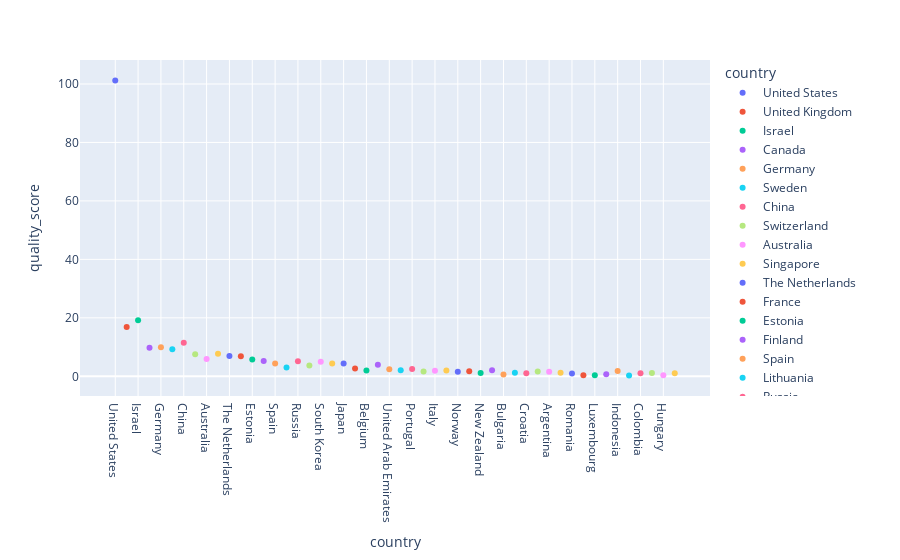

Here is the notebook cell this chart was saved with:
### Code cell
# ניתן לראות באופן מובהק כי ארה"ב נמצאת מעל כולם בכל המדדים עד כה וכאן בפרט   
df1=df.head(50)
fig = px.scatter(df1, x='country', y='quality_score',color='country')
fig.show()

### Figure 1 — Plotly figure (JSON) as saved in the notebook; plotly's stock layout.template omitted (floating-point values rounded to 4 significant figures)
{"data": [{"hovertemplate": "country=%{x}<br>quality_score=%{y}<extra></extra>", "legendgroup": "United States", "marker": {"color": "#636efa", "symbol": "circle"}, "mode": "markers", "name": "United States", "orientation": "v", "showlegend": true, "type": "scatter", "x": ["United States"], "xaxis": "x", "y": [101.2], "yaxis": "y"}, {"hovertemplate": "country=%{x}<br>quality_score=%{y}<extra></extra>", "legendgroup": "United Kingdom", "marker": {"color": "#EF553B", "symbol": "circle"}, "mode": "markers", "name": "United Kingdom", "orientation": "v", "showlegend": true, "type": "scatter", "x": ["United Kingdom"], "xaxis": "x", "y": [16.86], "yaxis": "y"}, {"hovertemplate": "country=%{x}<br>quality_score=%{y}<extra></extra>", "legendgroup": "Israel", "marker": {"color": "#00cc96", "symbol": "circle"}, "mode": "markers", "name": "Israel", "orientation": "v", "showlegend": true, "type": "scatter", "x": ["Israel"], "xaxis": "x", "y": [19.14], "yaxis": "y"}, {"hovertemplate": "country=%{x}<br>quality_score=%{y}<extra></extra>", "legendgroup": "Canada", "marker": {"color": "#ab63fa", "symbol": "circle"}, "mode": "markers", "name": "Canada", "orientation": "v", "showlegend": true, "type": "scatter", "x": ["Canada"], "xaxis": "x", "y": [9.75], "yaxis": "y"}, {"hovertemplate": "country=%{x}<br>quality_score=%{y}<extra></extra>", "legendgroup": "Germany", "marker": {"color": "#FFA15A", "symbol": "circle"}, "mode": "markers", "name": "Germany", "orientation": "v", "showlegend": true, "type": "scatter", "x": ["Germany"], "xaxis": "x", "y": [9.93], "yaxis": "y"}, {"hovertemplate": "country=%{x}<br>quality_score=%{y}<extra></extra>", "legendgroup": "Sweden", "marker": {"color": "#19d3f3", "symbol": "circle"}, "mode": "markers", "name": "Sweden", "orientation": "v", "showlegend": true, "type": "scatter", "x": ["Sweden"], "xaxis": "x", "y": [9.24], "yaxis": "y"}, {"hovertemplate": "country=%{x}<br>quality_score=%{y}<extra></extra>", "legendgroup": "China", "marker": {"color": "#FF6692", "symbol": "circle"}, "mode": "markers", "name": "China", "orientation": "v", "showlegend": true, "type": "scatter", "x": ["China"], "xaxis": "x", "y": [11.46], "yaxis": "y"}, {"hovertemplate": "country=%{x}<br>quality_score=%{y}<extra></extra>", "legendgroup": "Switzerland", "marker": {"color": "#B6E880", "symbol": "circle"}, "mode": "markers", "name": "Switzerland", "orientation": "v", "showlegend": true, "type": "scatter", "x": ["Switzerland"], "xaxis": "x", "y": [7.58], "yaxis": "y"}, {"hovertemplate": "country=%{x}<br>quality_score=%{y}<extra></extra>", "legendgroup": "Australia", "marker": {"color": "#FF97FF", "symbol": "circle"}, "mode": "markers", "name": "Australia", "orientation": "v", "showlegend": true, "type": "scatter", "x": ["Australia"], "xaxis": "x", "y": [5.88], "yaxis": "y"}, {"hovertemplate": "country=%{x}<br>quality_score=%{y}<extra></extra>", "legendgroup": "Singapore", "marker": {"color": "#FECB52", "symbol": "circle"}, "mode": "markers", "name": "Singapore", "orientation": "v", "showlegend": true, "type": "scatter", "x": ["Singapore"], "xaxis": "x", "y": [7.69], "yaxis": "y"}, {"hovertemplate": "country=%{x}<br>quality_score=%{y}<extra></extra>", "legendgroup": "The Netherlands", "marker": {"color": "#636efa", "symbol": "circle"}, "mode": "markers", "name": "The Netherlands", "orientation": "v", "showlegend": true, "type": "scatter", "x": ["The Netherlands"], "xaxis": "x", "y": [6.96], "yaxis": "y"}, {"hovertemplate": "country=%{x}<br>quality_score=%{y}<extra></extra>", "legendgroup": "France", "marker": {"color": "#EF553B", "symbol": "circle"}, "mode": "markers", "name": "France", "orientation": "v", "showlegend": true, "type": "scatter", "x": ["France"], "xaxis": "x", "y": [6.85], "yaxis": "y"}, {"hovertemplate": "country=%{x}<br>quality_score=%{y}<extra></extra>", "legendgroup": "Estonia", "marker": {"color": "#00cc96", "symbol": "circle"}, "mode": "markers", "name": "Estonia", "orientation": "v", "showlegend": true, "type": "scatter", "x": ["Estonia"], "xaxis": "x", "y": [5.77], "yaxis": "y"}, {"hovertemplate": "country=%{x}<br>quality_score=%{y}<extra></extra>", "legendgroup": "Finland", "marker": {"color": "#ab63fa", "symbol": "circle"}, "mode": "markers", "name": "Finland", "orientation": "v", "showlegend": true, "type": "scatter", "x": ["Finland"], "xaxis": "x", "y": [5.26], "yaxis": "y"}, {"hovertemplate": "country=%{x}<br>quality_score=%{y}<extra></extra>", "legendgroup": "Spain", "marker": {"color": "#FFA15A", "symbol": "circle"}, "mode": "markers", "name": "Spain", "orientation": "v", "showlegend": true, "type": "scatter", "x": ["Spain"], "xaxis": "x", "y": [4.35], "yaxis": "y"}, {"hovertemplate": "country=%{x}<br>quality_score=%{y}<extra></extra>", "legendgroup": "Lithuania", "marker": {"color": "#19d3f3", "symbol": "circle"}, "mode": "markers", "name": "Lithuania", "orientation": "v", "showlegend": true, "type": "scatter", "x": ["Lithuania"], "xaxis": "x", "y": [2.98], "yaxis": "y"}, {"hovertemplate": "country=%{x}<br>quality_score=%{y}<extra></extra>", "legendgroup": "Russia", "marker": {"color": "#FF6692", "symbol": "circle"}, "mode": "markers", "name": "Russia", "orientation": "v", "showlegend": true, "type": "scatter", "x": ["Russia"], "xaxis": "x", "y": [5.14], "yaxis": "y"}, {"hovertemplate": "country=%{x}<br>quality_score=%{y}<extra></extra>", "legendgroup": "Ireland", "marker": {"color": "#B6E880", "symbol": "circle"}, "mode": "markers", "name": "Ireland", "orientation": "v", "showlegend": true, "type": "scatter", "x": ["Ireland"], "xaxis": "x", "y": [3.68], "yaxis": "y"}, {"hovertemplate": "country=%{x}<br>quality_score=%{y}<extra></extra>", "legendgroup": "South Korea", "marker": {"color": "#FF97FF", "symbol": "circle"}, "mode": "markers", "name": "South Korea", "orientation": "v", "showlegend": true, "type": "scatter", "x": ["South Korea"], "xaxis": "x", "y": [4.96], "yaxis": "y"}, {"hovertemplate": "country=%{x}<br>quality_score=%{y}<extra></extra>", "legendgroup": "India", "marker": {"color": "#FECB52", "symbol": "circle"}, "mode": "markers", "name": "India", "orientation": "v", "showlegend": true, "type": "scatter", "x": ["India"], "xaxis": "x", "y": [4.4], "yaxis": "y"}, {"hovertemplate": "country=%{x}<br>quality_score=%{y}<extra></extra>", "legendgroup": "Japan", "marker": {"color": "#636efa", "symbol": "circle"}, "mode": "markers", "name": "Japan", "orientation": "v", "showlegend": true, "type": "scatter", "x": ["Japan"], "xaxis": "x", "y": [4.42], "yaxis": "y"}, {"hovertemplate": "country=%{x}<br>quality_score=%{y}<extra></extra>", "legendgroup": "Denmark", "marker": {"color": "#EF553B", "symbol": "circle"}, "mode": "markers", "name": "Denmark", "orientation": "v", "showlegend": true, "type": "scatter", "x": ["Denmark"], "xaxis": "x", "y": [2.68], "yaxis": "y"}, {"hovertemplate": "country=%{x}<br>quality_score=%{y}<extra></extra>", "legendgroup": "Belgium", "marker": {"color": "#00cc96", "symbol": "circle"}, "mode": "markers", "name": "Belgium", "orientation": "v", "showlegend": true, "type": "scatter", "x": ["Belgium"], "xaxis": "x", "y": [1.98], "yaxis": "y"}, {"hovertemplate": "country=%{x}<br>quality_score=%{y}<extra></extra>", "legendgroup": "Brazil", "marker": {"color": "#ab63fa", "symbol": "circle"}, "mode": "markers", "name": "Brazil", "orientation": "v", "showlegend": true, "type": "scatter", "x": ["Brazil"], "xaxis": "x", "y": [3.99], "yaxis": "y"}, {"hovertemplate": "country=%{x}<br>quality_score=%{y}<extra></extra>", "legendgroup": "United Arab Emirates", "marker": {"color": "#FFA15A", "symbol": "circle"}, "mode": "markers", "name": "United Arab Emirates", "orientation": "v", "showlegend": true, "type": "scatter", "x": ["United Arab Emirates"], "xaxis": "x", "y": [2.42], "yaxis": "y"}, {"hovertemplate": "country=%{x}<br>quality_score=%{y}<extra></extra>", "legendgroup": "Taiwan", "marker": {"color": "#19d3f3", "symbol": "circle"}, "mode": "markers", "name": "Taiwan", "orientation": "v", "showlegend": true, "type": "scatter", "x": ["Taiwan"], "xaxis": "x", "y": [2.09], "yaxis": "y"}, {"hovertemplate": "country=%{x}<br>quality_score=%{y}<extra></extra>", "legendgroup": "Portugal", "marker": {"color": "#FF6692", "symbol": "circle"}, "mode": "markers", "name": "Portugal", "orientation": "v", "showlegend": true, "type": "scatter", "x": ["Portugal"], "xaxis": "x", "y": [2.53], "yaxis": "y"}, {"hovertemplate": "country=%{x}<br>quality_score=%{y}<extra></extra>", "legendgroup": "Austria", "marker": {"color": "#B6E880", "symbol": "circle"}, "mode": "markers", "name": "Austria", "orientation": "v", "showlegend": true, "type": "scatter", "x": ["Austria"], "xaxis": "x", "y": [1.67], "yaxis": "y"}, {"hovertemplate": "country=%{x}<br>quality_score=%{y}<extra></extra>", "legendgroup": "Italy", "marker": {"color": "#FF97FF", "symbol": "circle"}, "mode": "markers", "name": "Italy", "orientation": "v", "showlegend": true, "type": "scatter", "x": ["Italy"], "xaxis": "x", "y": [1.87], "yaxis": "y"}, {"hovertemplate": "country=%{x}<br>quality_score=%{y}<extra></extra>", "legendgroup": "Poland", "marker": {"color": "#FECB52", "symbol": "circle"}, "mode": "markers", "name": "Poland", "orientation": "v", "showlegend": true, "type": "scatter", "x": ["Poland"], "xaxis": "x", "y": [1.95], "yaxis": "y"}, {"hovertemplate": "country=%{x}<br>quality_score=%{y}<extra></extra>", "legendgroup": "Norway", "marker": {"color": "#636efa", "symbol": "circle"}, "mode": "markers", "name": "Norway", "orientation": "v", "showlegend": true, "type": "scatter", "x": ["Norway"], "xaxis": "x", "y": [1.57], "yaxis": "y"}, {"hovertemplate": "country=%{x}<br>quality_score=%{y}<extra></extra>", "legendgroup": "Czechia", "marker": {"color": "#EF553B", "symbol": "circle"}, "mode": "markers", "name": "Czechia", "orientation": "v", "showlegend": true, "type": "scatter", "x": ["Czechia"], "xaxis": "x", "y": [1.72], "yaxis": "y"}, {"hovertemplate": "country=%{x}<br>quality_score=%{y}<extra></extra>", "legendgroup": "New Zealand", "marker": {"color": "#00cc96", "symbol": "circle"}, "mode": "markers", "name": "New Zealand", "orientation": "v", "showlegend": true, "type": "scatter", "x": ["New Zealand"], "xaxis": "x", "y": [1.12], "yaxis": "y"}, {"hovertemplate": "country=%{x}<br>quality_score=%{y}<extra></extra>", "legendgroup": "Ukraine", "marker": {"color": "#ab63fa", "symbol": "circle"}, "mode": "markers", "name": "Ukraine", "orientation": "v", "showlegend": true, "type": "scatter", "x": ["Ukraine"], "xaxis": "x", "y": [2.09], "yaxis": "y"}, {"hovertemplate": "country=%{x}<br>quality_score=%{y}<extra></extra>", "legendgroup": "Bulgaria", "marker": {"color": "#FFA15A", "symbol": "circle"}, "mode": "markers", "name": "Bulgaria", "orientation": "v", "showlegend": true, "type": "scatter", "x": ["Bulgaria"], "xaxis": "x", "y": [0.58], "yaxis": "y"}, {"hovertemplate": "country=%{x}<br>quality_score=%{y}<extra></extra>", "legendgroup": "Chile", "marker": {"color": "#19d3f3", "symbol": "circle"}, "mode": "markers", "name": "Chile", "orientation": "v", "showlegend": true, "type": "scatter", "x": ["Chile"], "xaxis": "x", "y": [1.24], "yaxis": "y"}, {"hovertemplate": "country=%{x}<br>quality_score=%{y}<extra></extra>", "legendgroup": "Croatia", "marker": {"color": "#FF6692", "symbol": "circle"}, "mode": "markers", "name": "Croatia", "orientation": "v", "showlegend": true, "type": "scatter", "x": ["Croatia"], "xaxis": "x", "y": [1.06], "yaxis": "y"}, {"hovertemplate": "country=%{x}<br>quality_score=%{y}<extra></extra>", "legendgroup": "Mexico", "marker": {"color": "#B6E880", "symbol": "circle"}, "mode": "markers", "name": "Mexico", "orientation": "v", "showlegend": true, "type": "scatter", "x": ["Mexico"], "xaxis": "x", "y": [1.63], "yaxis": "y"}, {"hovertemplate": "country=%{x}<br>quality_score=%{y}<extra></extra>", "legendgroup": "Argentina", "marker": {"color": "#FF97FF", "symbol": "circle"}, "mode": "markers", "name": "Argentina", "orientation": "v", "showlegend": true, "type": "scatter", "x": ["Argentina"], "xaxis": "x", "y": [1.52], "yaxis": "y"}, {"hovertemplate": "country=%{x}<br>quality_score=%{y}<extra></extra>", "legendgroup": "Malaysia", "marker": {"color": "#FECB52", "symbol": "circle"}, "mode": "markers", "name": "Malaysia", "orientation": "v", "showlegend": true, "type": "scatter", "x": ["Malaysia"], "xaxis": "x", "y": [1.18], "yaxis": "y"}, {"hovertemplate": "country=%{x}<br>quality_score=%{y}<extra></extra>", "legendgroup": "Romania", "marker": {"color": "#636efa", "symbol": "circle"}, "mode": "markers", "name": "Romania", "orientation": "v", "showlegend": true, "type": "scatter", "x": ["Romania"], "xaxis": "x", "y": [0.93], "yaxis": "y"}, {"hovertemplate": "country=%{x}<br>quality_score=%{y}<extra></extra>", "legendgroup": "Latvia", "marker": {"color": "#EF553B", "symbol": "circle"}, "mode": "markers", "name": "Latvia", "orientation": "v", "showlegend": true, "type": "scatter", "x": ["Latvia"], "xaxis": "x", "y": [0.33], "yaxis": "y"}, {"hovertemplate": "country=%{x}<br>quality_score=%{y}<extra></extra>", "legendgroup": "Luxembourg", "marker": {"color": "#00cc96", "symbol": "circle"}, "mode": "markers", "name": "Luxembourg", "orientation": "v", "showlegend": true, "type": "scatter", "x": ["Luxembourg"], "xaxis": "x", "y": [0.38], "yaxis": "y"}, {"hovertemplate": "country=%{x}<br>quality_score=%{y}<extra></extra>", "legendgroup": "Turkey", "marker": {"color": "#ab63fa", "symbol": "circle"}, "mode": "markers", "name": "Turkey", "orientation": "v", "showlegend": true, "type": "scatter", "x": ["Turkey"], "xaxis": "x", "y": [0.72], "yaxis": "y"}, {"hovertemplate": "country=%{x}<br>quality_score=%{y}<extra></extra>", "legendgroup": "Indonesia", "marker": {"color": "#FFA15A", "symbol": "circle"}, "mode": "markers", "name": "Indonesia", "orientation": "v", "showlegend": true, "type": "scatter", "x": ["Indonesia"], "xaxis": "x", "y": [1.82], "yaxis": "y"}, {"hovertemplate": "country=%{x}<br>quality_score=%{y}<extra></extra>", "legendgroup": "Slovenia", "marker": {"color": "#19d3f3", "symbol": "circle"}, "mode": "markers", "name": "Slovenia", "orientation": "v", "showlegend": true, "type": "scatter", "x": ["Slovenia"], "xaxis": "x", "y": [0.29], "yaxis": "y"}, {"hovertemplate": "country=%{x}<br>quality_score=%{y}<extra></extra>", "legendgroup": "Colombia", "marker": {"color": "#FF6692", "symbol": "circle"}, "mode": "markers", "name": "Colombia", "orientation": "v", "showlegend": true, "type": "scatter", "x": ["Colombia"], "xaxis": "x", "y": [1.03], "yaxis": "y"}, {"hovertemplate": "country=%{x}<br>quality_score=%{y}<extra></extra>", "legendgroup": "South Africa", "marker": {"color": "#B6E880", "symbol": "circle"}, "mode": "markers", "name": "South Africa", "orientation": "v", "showlegend": true, "type": "scatter", "x": ["South Africa"], "xaxis": "x", "y": [1.15], "yaxis": "y"}, {"hovertemplate": "country=%{x}<br>quality_score=%{y}<extra></extra>", "legendgroup": "Hungary", "marker": {"color": "#FF97FF", "symbol": "circle"}, "mode": "markers", "name": "Hungary", "orientation": "v", "showlegend": true, "type": "scatter", "x": ["Hungary"], "xaxis": "x", "y": [0.34], "yaxis": "y"}, {"hovertemplate": "country=%{x}<br>quality_score=%{y}<extra></extra>", "legendgroup": "Thailand", "marker": {"color": "#FECB52", "symbol": "circle"}, "mode": "markers", "name": "Thailand", "orientation": "v", "showlegend": true, "type": "scatter", "x": ["Thailand"], "xaxis": "x", "y": [1.01], "yaxis": "y"}], "layout": {"legend": {"title": {"text": "country"}, "tracegroupgap": 0}, "margin": {"t": 60}, "xaxis": {"anchor": "y", "categoryarray": ["United States", "United Kingdom", "Israel", "Canada", "Germany", "Sweden", "China", "Switzerland", "Australia", "Singapore", "The Netherlands", "France", "Estonia", "Finland", "Spain", "Lithuania", "Russia", "Ireland", "South Korea", "India", "Japan", "Denmark", "Belgium", "Brazil", "United Arab Emirates", "Taiwan", "Portugal", "Austria", "Italy", "Poland", "Norway", "Czechia", "New Zealand", "Ukraine", "Bulgaria", "Chile", "Croatia", "Mexico", "Argentina", "Malaysia", "Romania", "Latvia", "Luxembourg", "Turkey", "Indonesia", "Slovenia", "Colombia", "South Africa", "Hungary", "Thailand"], "categoryorder": "array", "domain": [0, 1], "title": {"text": "country"}}, "yaxis": {"anchor": "x", "domain": [0, 1], "title": {"text": "quality_score"}}}}
